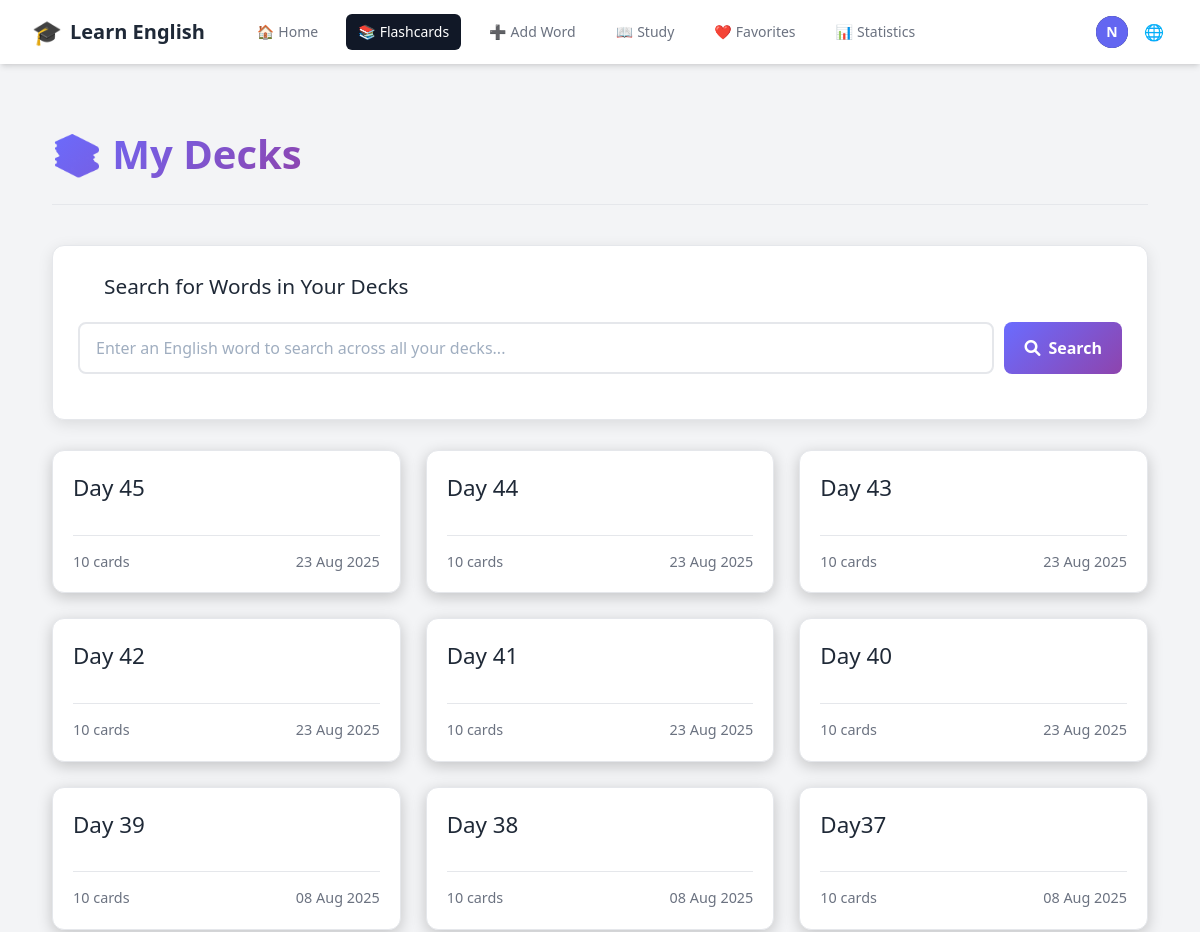
Page /decks/ (signed in, upper part) on the earlier database version.
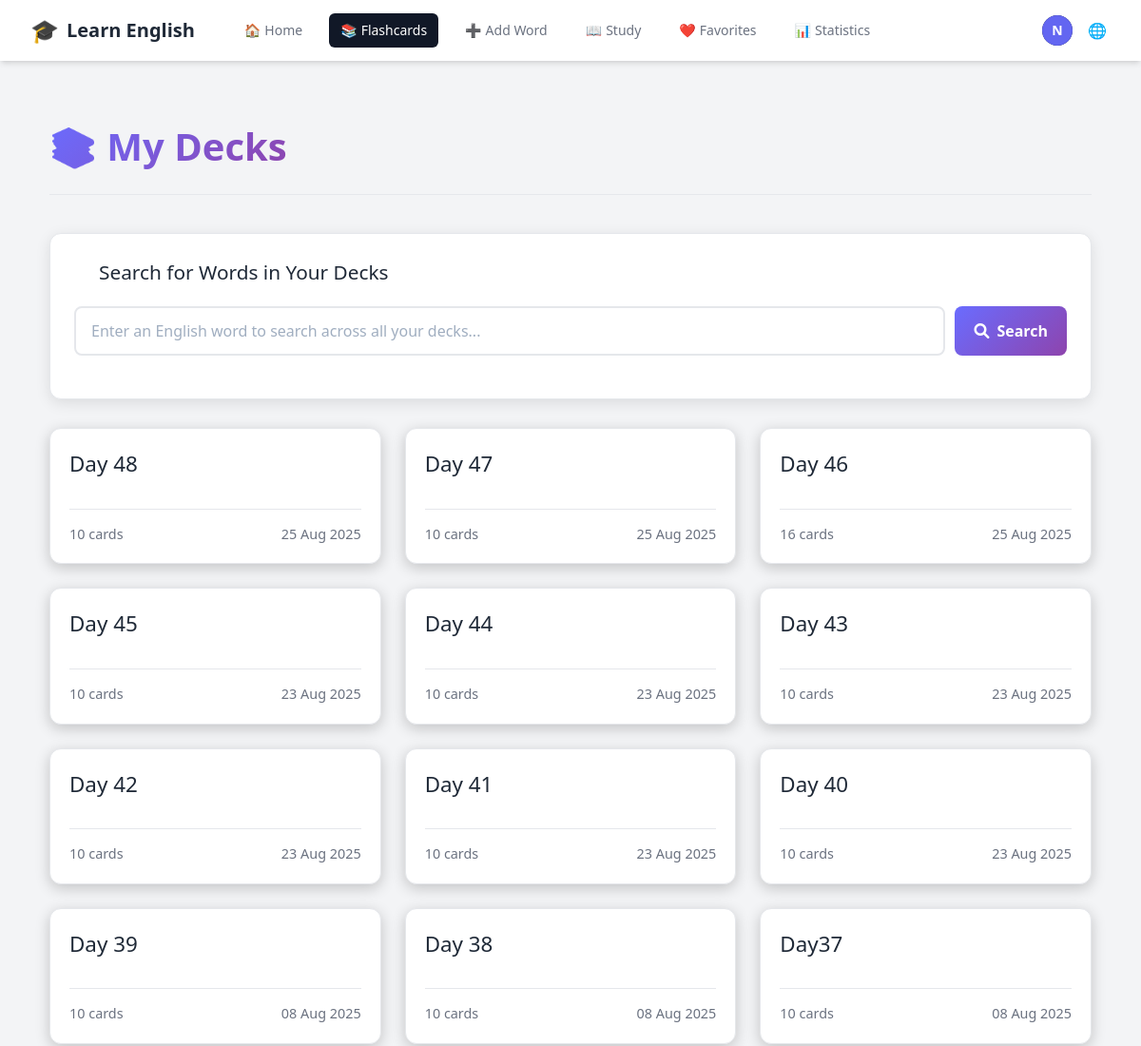
Same page on the later database version.
### vocabulary/models.py (models this page shows, shortened)
class Deck(models.Model):
    user = models.ForeignKey(settings.AUTH_USER_MODEL, on_delete=models.CASCADE, related_name='decks')
    name = models.CharField(max_length=255)
    created_at = models.DateTimeField(auto_now_add=True)
    class Meta:
        ordering = ['-created_at']
        unique_together = ['user', 'name']

### vocabulary/views.py (the view)
# urls.py: path('decks/', views.deck_list, name='deck_list'),
@login_required
def deck_list(request):
    decks = Deck.objects.filter(user=request.user).annotate(
        card_count=Count('flashcards')
    ).order_by('-created_at')
    context = {
        'decks': decks
    }
    return render(request, 'vocabulary/deck_list.html', context)

### vocabulary/context_processors.py (called while the page is built)
    def _(message):
        return str(message)

### vocabulary/templates/vocabulary/deck_list.html (shortened to what this page needs)
{% extends "base.html" %}
{% block content %}
<div class="deck-list-page">
    <div class="page-header">
        <h1>📚 {{ manual_texts.my_decks }}</h1>
    </div>
    <div class="search-section">
        <div class="search-header">
            <i class="fas fa-search"></i>
            <h3>Search for Words in Your Decks</h3>
        </div>
        <div class="search-input-container">
            <input
                type="text"
                id="wordSearchInput"
                class="search-input"
                placeholder="Enter an English word to search across all your decks..."
                autocomplete="off"
            >
            <button id="searchBtn" class="search-btn">
                <i class="fas fa-search"></i>
                Search
            </button>
        </div>
    </div>
    {% if decks %}
        <div class="deck-grid">
            {% for deck in decks %}
                <div class="deck-card-wrapper">
                    <a href="{% url 'deck_detail' deck.id %}" class="deck-card">
                        <div>
                            <h2>{{ deck.name }}</h2>
                        </div>
                        <div class="deck-info">
                            <span>{{ deck.card_count }} {{ manual_texts.cards_text }}</span>
                            <span class="created-date">{{ deck.created_at|date:"d M Y" }}</span>
                        </div>
                    </a>
                </div>
            {% endfor %}
        </div>
    {% else %}
        <div class="no-decks">
            <h2>{{ manual_texts.no_decks_yet }}</h2>
            <p>{{ manual_texts.get_started_by }} <a href="{% url 'add_flashcard' %}">{{ manual_texts.adding_flashcards }}</a>!</p>
        </div>
    {% endif %}
</div>
{% endblock %}

Differences in the rows shown:
added Deck: name "Day 48", card_count "10", cards_text "cards", created_at "25 Aug 2025"
added Deck: name "Day 47", card_count "10", cards_text "cards", created_at "25 Aug 2025"
added Deck: name "Day 46", card_count "16", cards_text "cards", created_at "25 Aug 2025"
